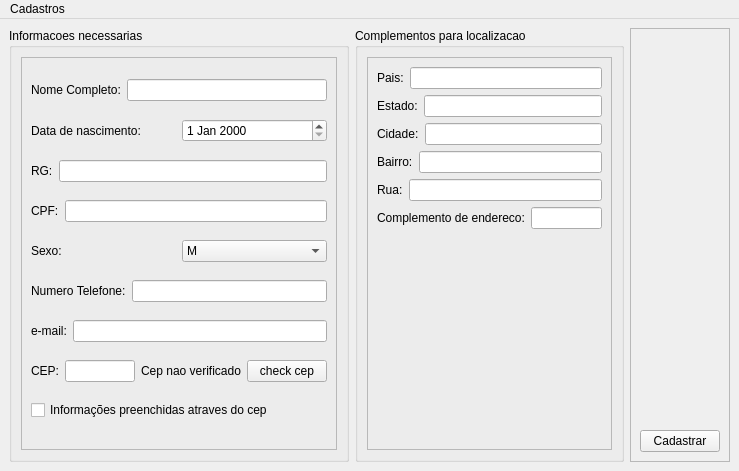
<?xml version="1.0" encoding="UTF-8"?>
<ui version="4.0">
 <class>CadPerson</class>
 <widget class="QMainWindow" name="CadPerson">
  <property name="geometry">
   <rect>
    <x>0</x>
    <y>0</y>
    <width>739</width>
    <height>471</height>
   </rect>
  </property>
  <property name="windowTitle">
   <string>CadPerson</string>
  </property>
  <widget class="QWidget" name="centralwidget">
   <layout class="QHBoxLayout" name="horizontalLayout">
    <item>
     <widget class="QGroupBox" name="gBInfoUser">
      <property name="title">
       <string>Informacoes necessarias</string>
      </property>
      <layout class="QVBoxLayout" name="verticalLayout_5">
       <item>
        <widget class="QFrame" name="frCampos">
         <property name="frameShape">
          <enum>QFrame::StyledPanel</enum>
         </property>
         <property name="frameShadow">
          <enum>QFrame::Raised</enum>
         </property>
         <layout class="QVBoxLayout" name="verticalLayout_3">
          <item>
           <layout class="QHBoxLayout" name="hrLyName">
            <item>
             <widget class="QLabel" name="lbPersonName">
              <property name="text">
               <string>Nome Completo:</string>
              </property>
             </widget>
            </item>
            <item>
             <widget class="QLineEdit" name="txtPersonName"/>
            </item>
           </layout>
          </item>
          <item>
           <layout class="QHBoxLayout" name="hrLyNascimento">
            <item>
             <widget class="QLabel" name="lbNascimento">
              <property name="text">
               <string>Data de nascimento:</string>
              </property>
             </widget>
            </item>
            <item>
             <widget class="QDateEdit" name="dtNascimento"/>
            </item>
           </layout>
          </item>
          <item>
           <layout class="QHBoxLayout" name="hrLyRg">
            <item>
             <widget class="QLabel" name="lbRg">
              <property name="text">
               <string>RG:</string>
              </property>
             </widget>
            </item>
            <item>
             <widget class="QLineEdit" name="txtRg"/>
            </item>
           </layout>
          </item>
          <item>
           <layout class="QHBoxLayout" name="hrLyCpf">
            <item>
             <widget class="QLabel" name="lbCpf">
              <property name="text">
               <string>CPF:</string>
              </property>
             </widget>
            </item>
            <item>
             <widget class="QLineEdit" name="txtCpf"/>
            </item>
           </layout>
          </item>
          <item>
           <layout class="QHBoxLayout" name="hrLySexo">
            <item>
             <widget class="QLabel" name="lbSexo">
              <property name="text">
               <string>Sexo:</string>
              </property>
             </widget>
            </item>
            <item>
             <widget class="QComboBox" name="cbSexo">
              <item>
               <property name="text">
                <string>M</string>
               </property>
              </item>
              <item>
               <property name="text">
                <string>F</string>
               </property>
              </item>
             </widget>
            </item>
           </layout>
          </item>
          <item>
           <layout class="QHBoxLayout" name="hrLyTelefone">
            <item>
             <widget class="QLabel" name="lbTelefone">
              <property name="text">
               <string>Numero Telefone:</string>
              </property>
             </widget>
            </item>
            <item>
             <widget class="QLineEdit" name="txtTelefone"/>
            </item>
           </layout>
          </item>
          <item>
           <layout class="QHBoxLayout" name="hrLyEmail">
            <item>
             <widget class="QLabel" name="lbEmail">
              <property name="text">
               <string>e-mail:</string>
              </property>
             </widget>
            </item>
            <item>
             <widget class="QLineEdit" name="txtEmail"/>
            </item>
           </layout>
          </item>
          <item>
           <layout class="QHBoxLayout" name="hrLyCep">
            <item>
             <widget class="QLabel" name="lbCep">
              <property name="text">
               <string>CEP:</string>
              </property>
             </widget>
            </item>
            <item>
             <widget class="QLineEdit" name="txtCep"/>
            </item>
            <item>
             <widget class="QLabel" name="lbVerfCep">
              <property name="text">
               <string>Cep nao verificado</string>
              </property>
             </widget>
            </item>
            <item>
             <widget class="QPushButton" name="btnCheckCep">
              <property name="text">
               <string>check cep</string>
              </property>
             </widget>
            </item>
           </layout>
          </item>
          <item>
           <widget class="QCheckBox" name="chBxInfoAtCep">
            <property name="text">
             <string>Informações preenchidas atraves do cep</string>
            </property>
           </widget>
          </item>
         </layout>
        </widget>
       </item>
      </layout>
     </widget>
    </item>
    <item>
     <widget class="QGroupBox" name="gBCpmLoc">
      <property name="title">
       <string>Complementos para localizacao</string>
      </property>
      <layout class="QVBoxLayout" name="verticalLayout_4">
       <item>
        <widget class="QFrame" name="frCpmEnder">
         <property name="frameShape">
          <enum>QFrame::StyledPanel</enum>
         </property>
         <property name="frameShadow">
          <enum>QFrame::Raised</enum>
         </property>
         <layout class="QVBoxLayout" name="verticalLayout">
          <item>
           <layout class="QHBoxLayout" name="hrLyPais">
            <item>
             <widget class="QLabel" name="lbPais">
              <property name="text">
               <string>Pais:</string>
              </property>
             </widget>
            </item>
            <item>
             <widget class="QLineEdit" name="txtPais"/>
            </item>
           </layout>
          </item>
          <item>
           <layout class="QHBoxLayout" name="hrLyEstado">
            <item>
             <widget class="QLabel" name="lbEstado">
              <property name="text">
               <string>Estado:</string>
              </property>
             </widget>
            </item>
            <item>
             <widget class="QLineEdit" name="txtEstado"/>
            </item>
           </layout>
          </item>
          <item>
           <layout class="QHBoxLayout" name="hrLyCidade">
            <item>
             <widget class="QLabel" name="lbCidade">
              <property name="text">
               <string>Cidade:</string>
              </property>
             </widget>
            </item>
            <item>
             <widget class="QLineEdit" name="txtICidade"/>
            </item>
           </layout>
          </item>
          <item>
           <layout class="QHBoxLayout" name="hrLyCpmEnder_2">
            <item>
             <widget class="QLabel" name="lbBairro">
              <property name="text">
               <string>Bairro:</string>
              </property>
             </widget>
            </item>
            <item>
             <widget class="QLineEdit" name="txtBairro"/>
            </item>
           </layout>
          </item>
          <item>
           <layout class="QHBoxLayout" name="hrLyEndereco">
            <item>
             <widget class="QLabel" name="lbEndereco">
              <property name="text">
               <string>Rua:</string>
              </property>
             </widget>
            </item>
            <item>
             <widget class="QLineEdit" name="txtEndereco"/>
            </item>
           </layout>
          </item>
          <item>
           <layout class="QHBoxLayout" name="hrLyCpmEnder">
            <item>
             <widget class="QLabel" name="lbCpmEnder">
              <property name="text">
               <string>Complemento de endereco:</string>
              </property>
             </widget>
            </item>
            <item>
             <widget class="QLineEdit" name="txtCpmEnder"/>
            </item>
           </layout>
          </item>
          <item>
           <spacer name="verticalSpacer_2">
            <property name="orientation">
             <enum>Qt::Vertical</enum>
            </property>
            <property name="sizeHint" stdset="0">
             <size>
              <width>20</width>
              <height>40</height>
             </size>
            </property>
           </spacer>
          </item>
         </layout>
        </widget>
       </item>
      </layout>
     </widget>
    </item>
    <item>
     <widget class="QFrame" name="frAcoes">
      <property name="frameShape">
       <enum>QFrame::StyledPanel</enum>
      </property>
      <property name="frameShadow">
       <enum>QFrame::Raised</enum>
      </property>
      <layout class="QVBoxLayout" name="verticalLayout_2">
       <item>
        <spacer name="verticalSpacer">
         <property name="orientation">
          <enum>Qt::Vertical</enum>
         </property>
         <property name="sizeHint" stdset="0">
          <size>
           <width>20</width>
           <height>370</height>
          </size>
         </property>
        </spacer>
       </item>
       <item>
        <layout class="QHBoxLayout" name="hrLyComand"/>
       </item>
       <item>
        <widget class="QPushButton" name="btnExecutar">
         <property name="text">
          <string>Cadastrar</string>
         </property>
        </widget>
       </item>
      </layout>
     </widget>
    </item>
   </layout>
  </widget>
  <widget class="QMenuBar" name="menubar">
   <property name="geometry">
    <rect>
     <x>0</x>
     <y>0</y>
     <width>739</width>
     <height>21</height>
    </rect>
   </property>
   <widget class="QMenu" name="menuCadastros">
    <property name="title">
     <string>Cadastros</string>
    </property>
    <addaction name="actionPessoa"/>
   </widget>
   <addaction name="menuCadastros"/>
  </widget>
  <action name="actionPessoa">
   <property name="text">
    <string>Pessoa</string>
   </property>
  </action>
 </widget>
 <resources/>
 <connections/>
</ui>
